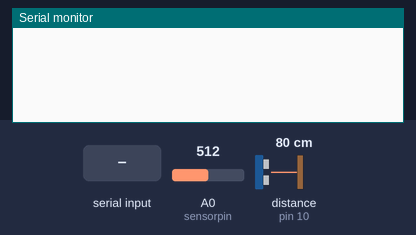
Bench run of a sketch on a simulated Arduino Uno, built with avr-gcc and run on an emulated ATmega328P. On the bench: the last lines printed to the serial monitor. The test bench sets the inputs (shaded band); at power-on: A0 (sensorpin) = 512, distance to the obstacle (sensor on pin 10) 80 cm. The echo pulse lasts 58.3 µs per cm.

Above: at 1.2 s.
1.3 s: "1\n" received over Serial
At 2.5 s:
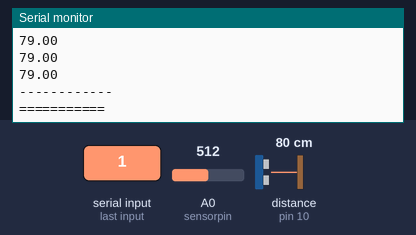
2.8 s: "0\n" received over Serial
At 3.3 s:
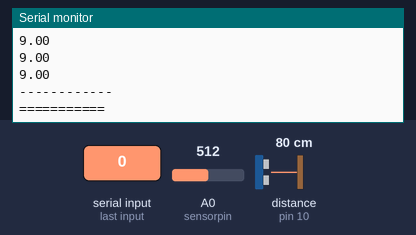
Timing chart, 0 to 5.8 s (numbered marks = the images above; inputs shaded):
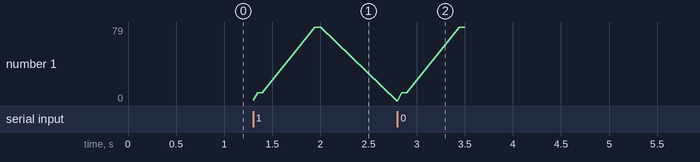

Measured:
- after the input at 1.3 s, the serial monitor: prints a new line at once (image 1)
- after the input at 2.8 s, the serial monitor: prints a new line at once (image 2)

The sketch:

Onderzoek_Afstandssensoren.ino
```cpp
/*
  Ultrasonic Sensor HC-SR04 and Arduino Tutorial

  Crated by Dejan Nedelkovski,
  www.HowToMechatronics.com

*/

#define BUFFERSIZE 100
#include "CircularBuffer.h"

#define N 100

// defines pins numbers
const int trigPin = 9;
const int echoPin = 10;

CircularBuffer buffer;
const int sensorpin = A0;                 // analog pin used to connect the sharp sensor
float val = 0;                 // variable to store the values from sensor(initially zero)

void testUltraSonicSensor(uint16_t n){
  startBuffer(&buffer);

  long duration;
  float distance;

  for (uint16_t i = 0; i < n; ++i){
    // Clears the trigPin
    digitalWrite(trigPin, LOW);
    delayMicroseconds(2);

    // Sets the trigPin on HIGH state for 10 micro seconds
    digitalWrite(trigPin, HIGH);
    delayMicroseconds(10);
    digitalWrite(trigPin, LOW);

    // Reads the echoPin, returns the sound wave travel time in microseconds
    duration = pulseIn(echoPin, HIGH);

    // Calculating the distance
    distance = duration * 0.034 / 2;

    addValue(&buffer, distance);
  }

  // Serial.println("Ultrasonic Sensor");
  Serial.print("n = ");
  Serial.println(n);
  printStats(&buffer, "Ultrasonic Sensor\nAll values in cm", true);

}

void testSharpSensor(uint16_t n){
  startBuffer(&buffer);

    for (uint16_t i = 0; i < n; ++i){
        val = analogRead(sensorpin);       // reads the value of the sharp sensor
        float IRdistance = 4800/(val - 20);
        addValue(&buffer, IRdistance);
    }

    Serial.print("n = ");
    Serial.println(n);
    printStats(&buffer, "Sharp Sensor\nAll values in cm", true);


}

void setup() {
  pinMode(trigPin, OUTPUT); // Sets the trigPin as an Output
  pinMode(echoPin, INPUT); // Sets the echoPin as an Input
  Serial.begin(115200); // Starts the serial communication
  pinMode(7, INPUT);
}

void loop() {
  if (Serial.available()){
    char c = Serial.read();
    Serial.write(c);
    if (c == '\n'){
      Serial.println("Testing...");
        testSharpSensor(N);
        testUltraSonicSensor(N);
    }
  }
}
```

CircularBuffer.cpp
```cpp
#include "CircularBuffer.h"
#include <stdio.h>

void startBuffer(CircularBuffer* buffer){
  buffer->start = 0;
  buffer->count = 0;
}

bool addValue(CircularBuffer *buffer, float value) {
    buffer->buffer[(buffer->start + buffer->count) % BUFFERSIZE] = value;
    ++buffer->count;
    return true;
}

float readValue(CircularBuffer *buffer) {
  if (isAvailable(buffer)) {
    uint32_t returnval = buffer->buffer[buffer->start];
    ++buffer->start;
    --buffer->count;
    buffer->start %= BUFFERSIZE;
    return returnval;
  } else {
    return -1;
  }
}

bool isAvailable(CircularBuffer *buffer){
  return buffer->count > 0;
}
```

CircularBuffer.h
```cpp
#ifndef BUFFER_H_
#define BUFFER_H_

#include "Arduino.h"

#ifndef BUFFERSIZE
  #define BUFFERSIZE 100
#endif
typedef struct {
  uint32_t start;
  uint32_t count;
  float buffer[BUFFERSIZE];
} CircularBuffer;

void startBuffer(CircularBuffer* buffer);

bool addValue(CircularBuffer *buffer, float value);

float readValue(CircularBuffer *buffer);

bool isAvailable(CircularBuffer *buffer);

#endif
```

GenerateStats.ino
```cpp
#include "CircularBuffer.h"

void printStats(CircularBuffer* buffer, char* title, bool printSet){

  Serial.println(title);
  Serial.println(("==========="));
  Serial.print(("Stdev: "));
  Serial.println(calcStDev(buffer));
  Serial.print(("Average: "));
  Serial.println(calcAvg(buffer));
  uint32_t min;
  uint32_t max;
  getMinMax(buffer, min, max);
  Serial.print(("Max: "));
  Serial.println(max);
  Serial.print(("Min: "));
  Serial.println(min);

  if (printSet){
    printBuffer(buffer);
  }
  Serial.println(("==========="));
}

float calcStDev(CircularBuffer* buffer){
  uint32_t tempStart = buffer->start;
  uint32_t tempCount = buffer->count;

  uint64_t sum = 0;
  uint64_t squared = 0;

  while (isAvailable(buffer)){
      uint32_t value = readValue(buffer);
      squared += value * value;
      sum += value;
  }
  buffer->start = tempStart;
  buffer->count = tempCount;


  float stdevsquared = ( squared - (float(sum*sum)/tempCount))/(tempCount - 1);

  float stdev = pow(stdevsquared, 0.5);
  return stdev;
}

float calcAvg(CircularBuffer* buffer){
  uint32_t tempStart = buffer->start;
  uint32_t tempCount = buffer->count;
  uint64_t sum = 0;

  while (isAvailable(buffer)){
      sum +=  readValue(buffer);
  }
  buffer->count = tempCount;
  buffer->start = tempStart;

  return (float)sum / tempCount;
}

void getMinMax(CircularBuffer* buffer, uint32_t& min, uint32_t& max){
  uint32_t tempStart = buffer->start;
  uint32_t tempCount = buffer->count;

  uint32_t val = readValue(buffer);
  min = val;
  max = val;

  while (isAvailable(buffer)){
      val =  readValue(buffer);
      if (val < min){
        min = val;
      }
      if (val > max){
        max = val;
      }
  }
  buffer->count = tempCount;
  buffer->start = tempStart;

}

void printBuffer(CircularBuffer* buffer){
  uint32_t tempStart = buffer->start;
  uint32_t tempCount = buffer->count;

  Serial.println(("------------\nValues"));
  while (isAvailable(buffer)){
    Serial.println(readValue(buffer));
  }
  Serial.println(("------------"));
  buffer->count = tempCount;
  buffer->start = tempStart;

}
```
